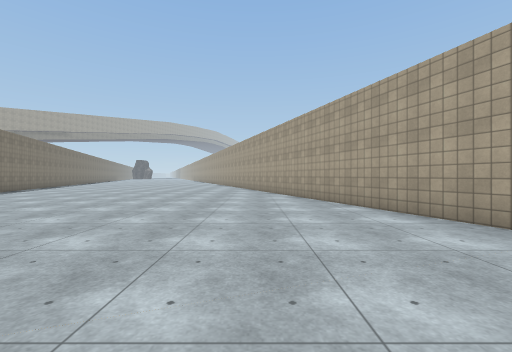
[1] (above)

20 first-person views from a walk through a 3-D level made in the Unity game engine. The camera is 1.3 m above the floor, looks level and sees 90° across. The floor is counted in squares, 2 m on a side. Each view is taken from the middle of a square. On the plan, view 1 faces up. The plan holds only what a view shows up to about 9 squares ahead; the rest is blank. The place goes on beyond the plan. The player character is not drawn. Surface patterns are stand-ins for the level's own textures.

[2]
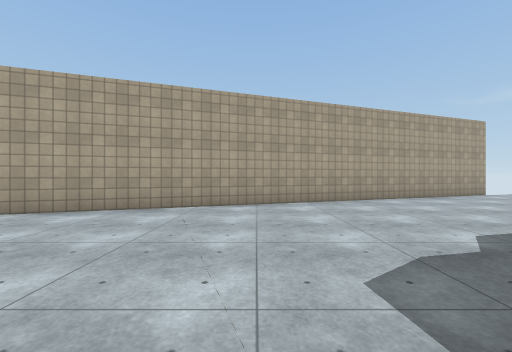

[3]
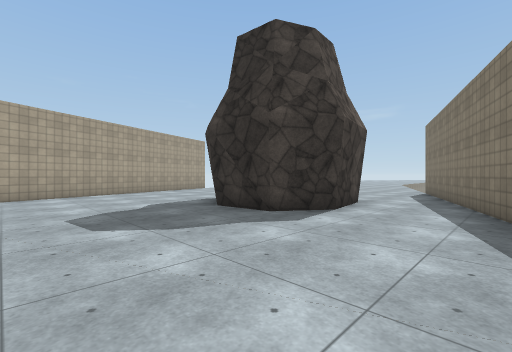

[4]
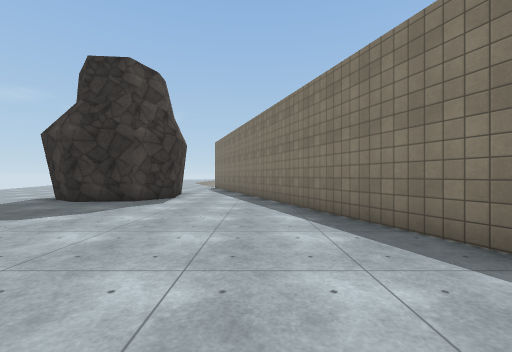

[5]
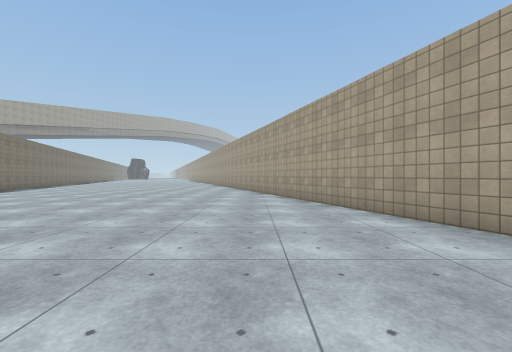

[6]
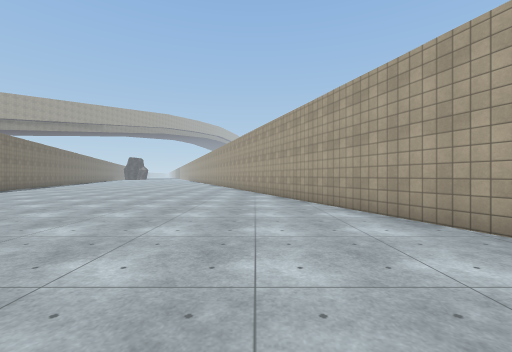

[7]
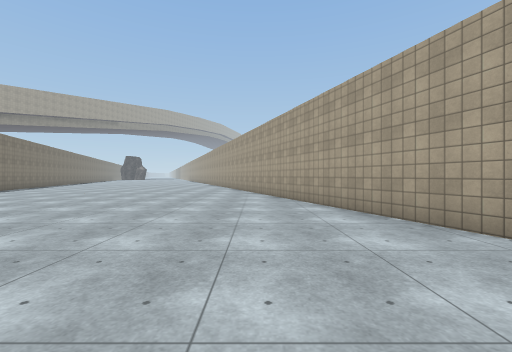

[8]
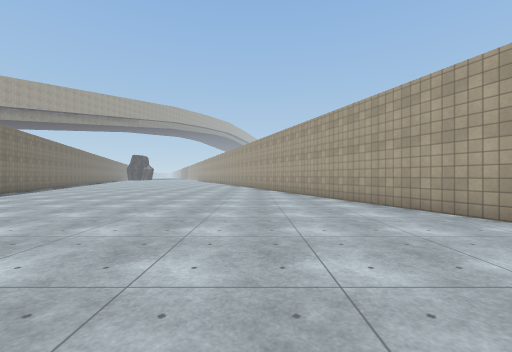

[9]
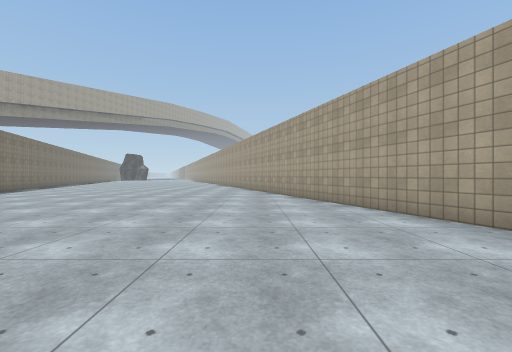

[10]
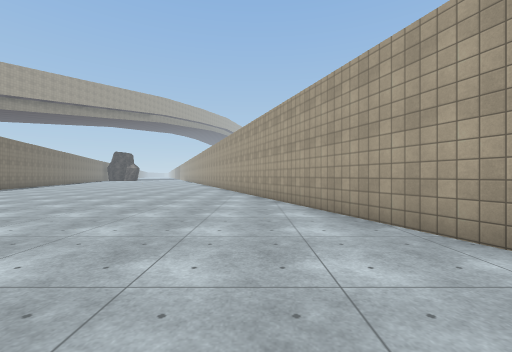

[11]
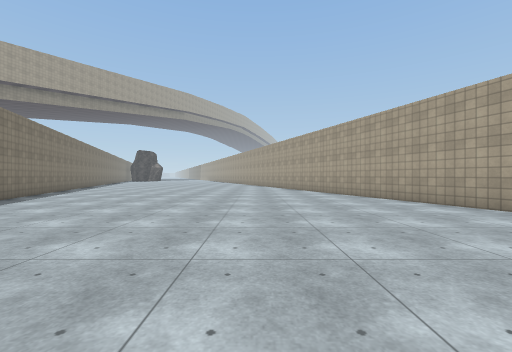

[12]
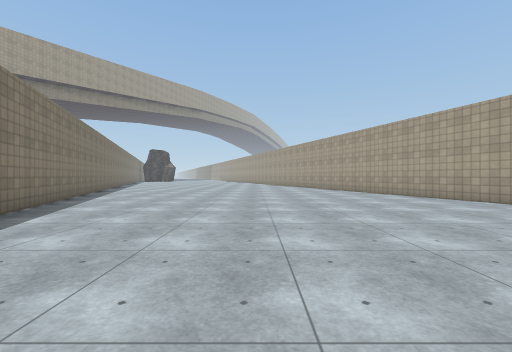

[13]
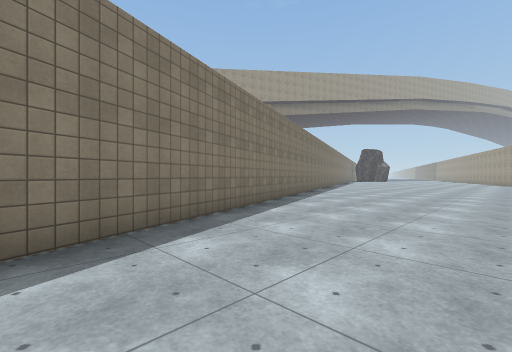

[14]
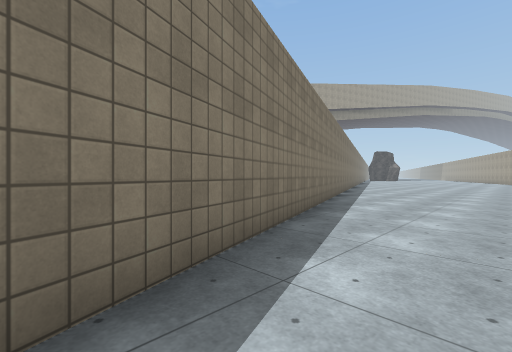

[15]
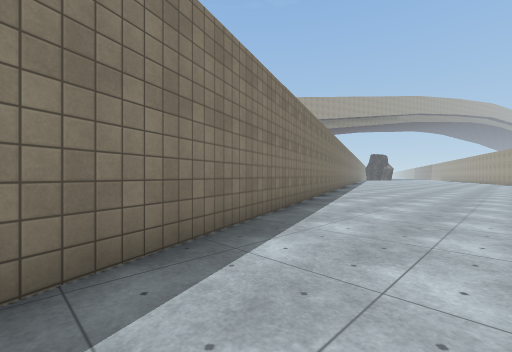

[16]
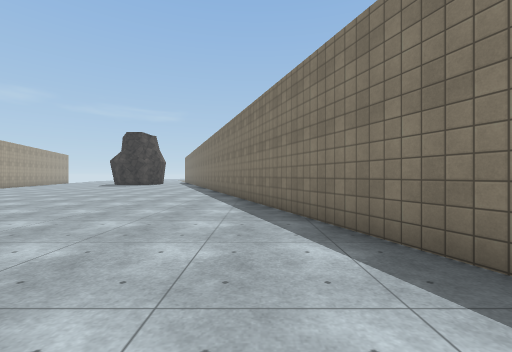

[17]
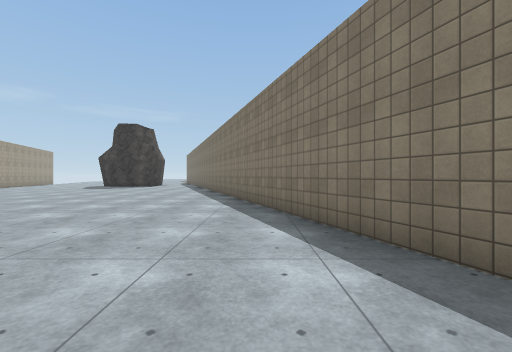

[18]
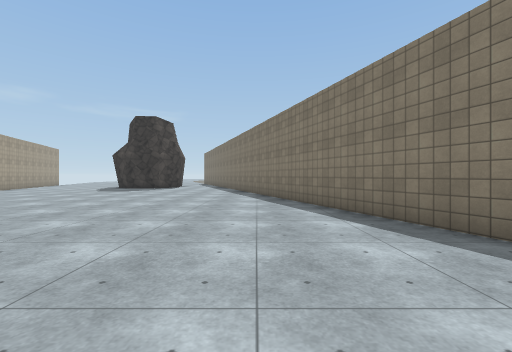

[19]
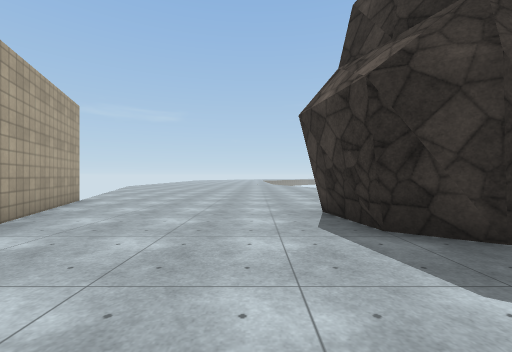

[20]
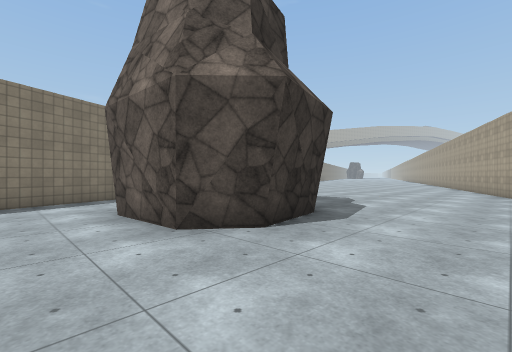

### Floor plan
Points are (right, up) in squares from view 1. A wall is a line through its corners. A room is listed if a view was taken in it or the views show most of it. See-through windows are left out.
Room 1 (views 1, 2, 3, 4, 5, 6, 7, 8, 9, 10, 11, 12, 13, 14, 15, 16, 17, 18, 19, 20)
walls: (-2.4, -5.4) (-2.7, -3.6) (-1.9, -2.5) (-0.3, -2.4) (0.6, -3) (0.9, -4.7) (0.2, -5.5) (-1.7, -5.7); (0.7, -5.1) (0.2, -5.5); (6.7, -6.8) (-6.3, 29); (-17, 29) (-3.7, -7.4)
ways out: gap at (7, -7)

Positions as (right, up) in squares from view 1, and headings:
1: (0, 0), facing up
2: (-2, 1), facing right
3: (-5, 1), facing down-right
4: (-5, 4), facing down
5: (-1, 4), facing up
6: (-2, 7), facing up
7: (-3, 10), facing up
8: (-5, 12), facing up
9: (-5, 14), facing up
10: (-5, 17), facing up
11: (-9, 19), facing up
12: (-11, 20), facing up
13: (-11, 20), facing up-left
14: (-11, 16), facing up-left
15: (-9, 12), facing up-left
16: (-10, 16), facing down
17: (-9, 13), facing down
18: (-7, 11), facing down
19: (2, 0), facing down
20: (3, -7), facing up-left
